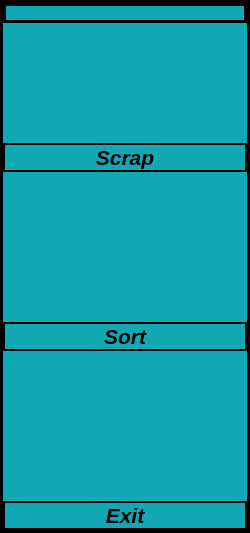
          <widget class="QFrame" name="frame_3">
           <property name="minimumSize">
            <size>
             <width>250</width>
             <height>0</height>
            </size>
           </property>
           <property name="styleSheet">
            <string notr="true">background-color: rgb(17, 168, 182);
border: 3px solid black;
</string>
           </property>
           <property name="frameShape">
            <enum>QFrame::StyledPanel</enum>
           </property>
           <property name="frameShadow">
            <enum>QFrame::Raised</enum>
           </property>
           <layout class="QVBoxLayout" name="verticalLayout">
            <property name="spacing">
             <number>0</number>
            </property>
            <property name="leftMargin">
             <number>0</number>
            </property>
            <property name="topMargin">
             <number>0</number>
            </property>
            <property name="rightMargin">
             <number>0</number>
            </property>
            <property name="bottomMargin">
             <number>0</number>
            </property>
            <item>
             <widget class="QPushButton" name="mainPicture">
              <property name="sizePolicy">
               <sizepolicy hsizetype="Minimum" vsizetype="Expanding">
                <horstretch>0</horstretch>
                <verstretch>2</verstretch>
               </sizepolicy>
              </property>
              <property name="styleSheet">
               <string notr="true">border:2px solid black;
border-radius:10px;
QPushButton{
border-radius:20px;
background-color:white;
}

QPushButton:hover {
    background-color: green;
	color:white;
}
QPushButton:pressed{
	background-color:red;
	color:green;
}</string>
              </property>
              <property name="text">
               <string/>
              </property>
              <property name="icon">
               <iconset resource="Resources/resources.qrc">
                <normaloff>:/Icons/admin-panel.png</normaloff>:/Icons/admin-panel.png</iconset>
              </property>
              <property name="iconSize">
               <size>
                <width>100</width>
                <height>100</height>
               </size>
              </property>
              <property name="checkable">
               <bool>false</bool>
              </property>
             </widget>
            </item>
            <item>
             <spacer name="verticalSpacer">
              <property name="orientation">
               <enum>Qt::Vertical</enum>
              </property>
              <property name="sizeHint" stdset="0">
               <size>
                <width>20</width>
                <height>120</height>
               </size>
              </property>
             </spacer>
            </item>
            <item>
             <widget class="QPushButton" name="scrapButton">
              <property name="sizePolicy">
               <sizepolicy hsizetype="Minimum" vsizetype="Expanding">
                <horstretch>0</horstretch>
                <verstretch>2</verstretch>
               </sizepolicy>
              </property>
              <property name="font">
               <font>
                <family>Segoe UI</family>
                <pointsize>16</pointsize>
                <weight>75</weight>
                <italic>true</italic>
                <bold>true</bold>
               </font>
              </property>
              <property name="styleSheet">
               <string notr="true">
QPushButton{
border:2px solid black;
border-radius:15px;
}
QPushButton:hover {
	background-color: rgb(0, 255, 255);
	color:black;
}
QPushButton:pressed{
	
	background-color: rgb(224, 176, 255);
	color:black;
}</string>
              </property>
              <property name="text">
               <string>Scrap</string>
              </property>
              <property name="icon">
               <iconset resource="Resources/resources.qrc">
                <normaloff>:/Icons/whiteIcons/trello.svg</normaloff>:/Icons/whiteIcons/trello.svg</iconset>
              </property>
              <property name="iconSize">
               <size>
                <width>40</width>
                <height>40</height>
               </size>
              </property>
             </widget>
            </item>
            <item>
             <spacer name="verticalSpacer_2">
              <property name="orientation">
               <enum>Qt::Vertical</enum>
              </property>
              <property name="sizeHint" stdset="0">
               <size>
                <width>20</width>
                <height>150</height>
               </size>
              </property>
             </spacer>
            </item>
            <item>
             <widget class="QPushButton" name="sortButton">
              <property name="sizePolicy">
               <sizepolicy hsizetype="Minimum" vsizetype="Preferred">
                <horstretch>0</horstretch>
                <verstretch>2</verstretch>
               </sizepolicy>
              </property>
              <property name="font">
               <font>
                <family>Segoe UI</family>
                <pointsize>16</pointsize>
                <weight>75</weight>
                <italic>true</italic>
                <bold>true</bold>
               </font>
              </property>
              <property name="styleSheet">
               <string notr="true">
QPushButton{
border:2px solid black;
border-radius:15px;
}

QPushButton:hover {
	background-color: rgb(0, 255, 255);
	color:black;
}
QPushButton:pressed{
	
	background-color: rgb(224, 176, 255);
	color:black;
}</string>
              </property>
              <property name="text">
               <string>Sort</string>
              </property>
              <property name="icon">
               <iconset resource="Resources/resources.qrc">
                <normaloff>:/Icons/whiteIcons/sliders.svg</normaloff>:/Icons/whiteIcons/sliders.svg</iconset>
              </property>
              <property name="iconSize">
               <size>
                <width>40</width>
                <height>40</height>
               </size>
              </property>
             </widget>
            </item>
            <item>
             <spacer name="verticalSpacer_3">
              <property name="orientation">
               <enum>Qt::Vertical</enum>
              </property>
              <property name="sizeHint" stdset="0">
               <size>
                <width>20</width>
                <height>150</height>
               </size>
              </property>
             </spacer>
            </item>
            <item>
             <widget class="QPushButton" name="exitButton">
              <property name="sizePolicy">
               <sizepolicy hsizetype="Minimum" vsizetype="Expanding">
                <horstretch>0</horstretch>
                <verstretch>2</verstretch>
               </sizepolicy>
              </property>
              <property name="font">
               <font>
                <family>Segoe UI</family>
                <pointsize>16</pointsize>
                <weight>75</weight>
                <italic>true</italic>
                <bold>true</bold>
               </font>
              </property>
              <property name="styleSheet">
               <string notr="true">
QPushButton{
border:2px solid black;
border-radius:15px;
}

QPushButton:hover {
	background-color: rgb(0, 255, 255);
	color:black;
}
QPushButton:pressed{
	
	background-color: rgb(224, 176, 255);
	color:black;
}</string>
              </property>
              <property name="text">
               <string>Exit</string>
              </property>
              <property name="icon">
               <iconset resource="Resources/resources.qrc">
                <normaloff>:/Icons/whiteIcons/x-circle.svg</normaloff>:/Icons/whiteIcons/x-circle.svg</iconset>
              </property>
              <property name="iconSize">
               <size>
                <width>40</width>
                <height>40</height>
               </size>
              </property>
             </widget>
            </item>
           </layout>
          </widget>
